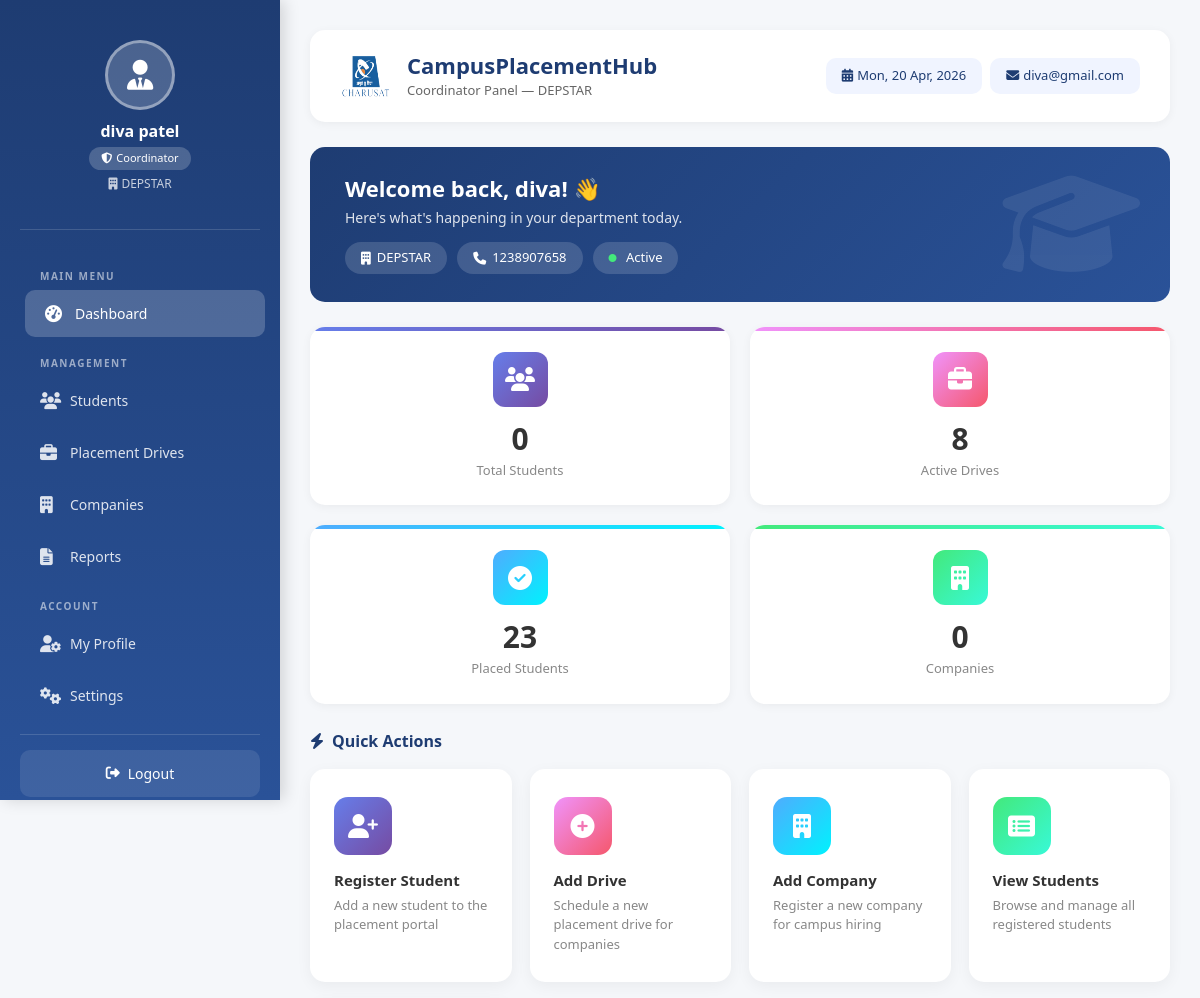
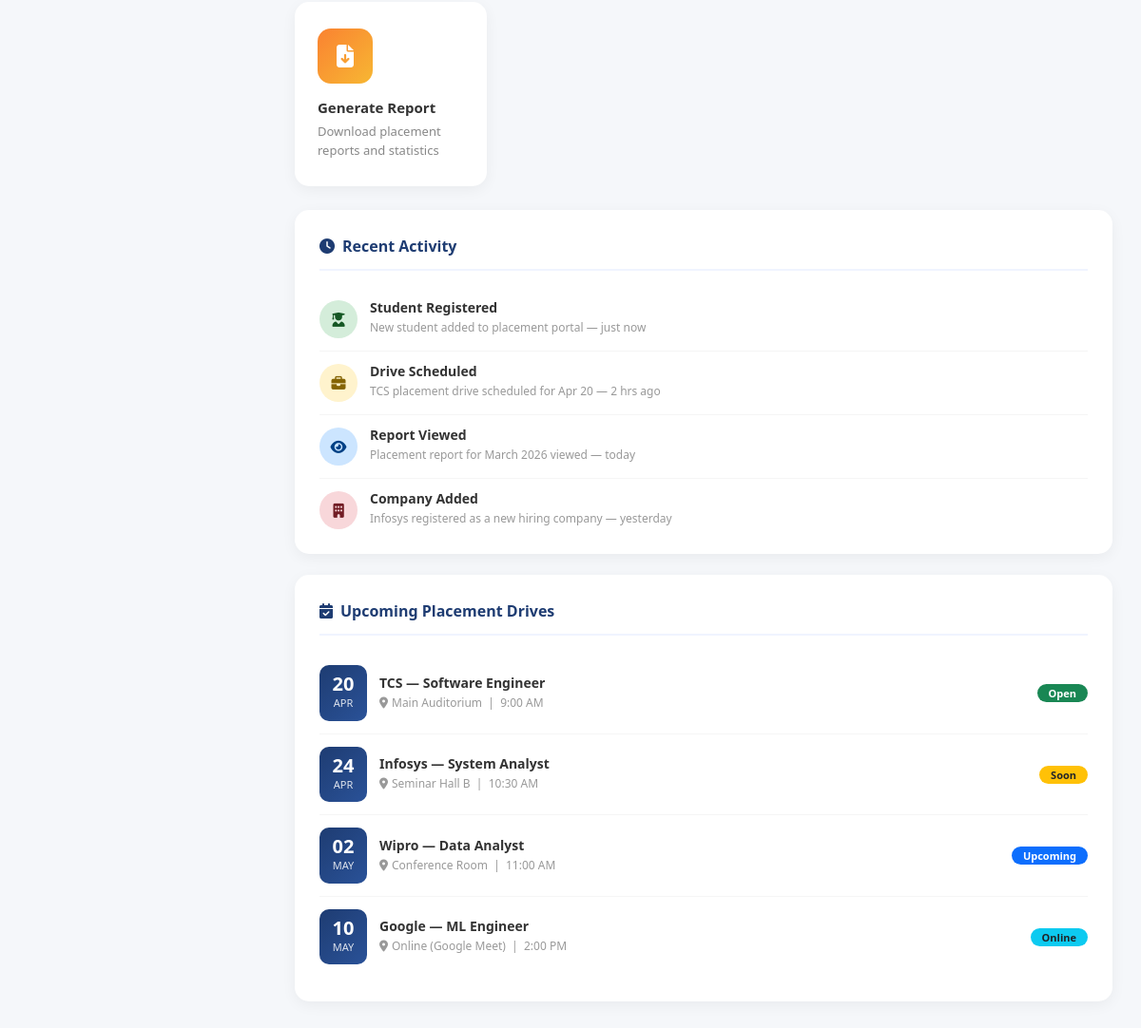
The page /coordinator_dashboard/ (signed in) on the database its author committed (2 pictures, top to bottom).
### co_ordinatorapp/models.py (models this page shows, shortened)
class Coordinator(models.Model):
    DEPARTMENT_CHOICES = [
        ('CMPICA',  'CMPICA'),
        ('CSPIT',   'CSPIT'),
        ('DEPSTAR', 'DEPSTAR'),
    ]
    user = models.OneToOneField('auth.User', on_delete=models.CASCADE, null=True, blank=True, related_name='coordinator_profile')
    first_name  = models.CharField(max_length=50)
    last_name   = models.CharField(max_length=50)
    email       = models.EmailField(max_length=150, unique=True)
    phone       = models.CharField(max_length=10)
    department  = models.CharField(max_length=50, choices=DEPARTMENT_CHOICES)
    password    = models.CharField(max_length=128)   # stored as hash
    created_at  = models.DateTimeField(auto_now_add=True)
    @property
    def full_name(self):
        return f"{self.first_name} {self.last_name}"
    class Meta:
        db_table        = 'coordinator'
        verbose_name    = 'Coordinator'
        verbose_name_plural = 'Coordinators'

### co_ordinatorapp/views.py (the view)
# urls.py: path('coordinator_dashboard/', views.coordinator_dashboard, name='coordinator_dashboard'),
def coordinator_dashboard(request):
    if 'coordinator_id' not in request.session:
        return redirect(reverse('co_ordinatorapp:coordinator_login'))
    coordinator = Coordinator.objects.get(id=request.session['coordinator_id'])
    total_students = Student.objects.filter(department=coordinator.department).count()
    active_drives = 8  # Placeholder for active placement drives
    placed_students = 23  # Placeholder for placed students
    recent_students = list(Student.objects.filter(department=coordinator.department)
                          .values('roll', 'name', 'email')[:5])
    companies = [
        {'name': 'TCS', 'date': '2024-10-10', 'status': 'active', 'students_applied': 45},
        {'name': 'Infosys', 'date': '2024-10-12', 'status': 'active', 'students_applied': 32},
        {'name': 'Wipro', 'date': '2024-10-15', 'status': 'upcoming', 'students_applied': 28},
        {'name': 'Accenture', 'date': '2024-10-08', 'status': 'overdue', 'students_applied': 19},
        {'name': 'Capgemini', 'date': '2024-10-20', 'status': 'upcoming', 'students_applied': 51},
    ]
    placed_students_detail = [
        {'student_roll': 'CMP001', 'student_name': 'John Doe', 'company': 'TCS', 'date': '2024-09-25'},
        {'student_roll': 'CMP002', 'student_name': 'Jane Smith', 'company': 'Infosys', 'date': '2024-09-28'},
        {'student_roll': 'CMP003', 'student_name': 'Bob Johnson', 'company': 'Wipro', 'date': '2024-10-01'},
    ]
    applications = [
        {'student_roll': 'CMP004', 'student_name': 'Alice Brown', 'company': 'TCS', 'status': 'pending'},
        {'student_roll': 'CMP005', 'student_name': 'Charlie Wilson', 'company': 'Infosys', 'status': 'shortlisted'},
        {'student_roll': 'CMP006', 'student_name': 'Diana Davis', 'company': 'Accenture', 'status': 'rejected'},
    ]
    context = {
        'coordinator': coordinator,
        'total_students': total_students,
        'active_drives': active_drives,
        'placed_students': placed_students,
        'recent_students': recent_students,
        'placement_rate': round((placed_students / total_students * 100), 1) if total_students > 0 else 0,
        'companies': companies,
        'placed_students_detail': placed_students_detail,
        'applications': applications,
    }
    return render(request, 'co-ordinator/coordinator_dashboard.html', context)

### templates/co-ordinator/coordinator_dashboard.html (shortened to what this page needs)
<!doctype html>
<html lang="en">
{% load static %}
<head>
    <link href="https://cdn.jsdelivr.net/npm/bootstrap@5.3.8/dist/css/bootstrap.min.css" rel="stylesheet">
    <link rel="stylesheet" href="https://cdnjs.cloudflare.com/ajax/libs/font-awesome/6.4.0/css/all.min.css">
</head>
<body>
<div class="sidebar">
    <div class="sidebar-header">
        <div class="sidebar-avatar">
            <i class="fas fa-user-tie"></i>
        </div>
        <h4>{{ coordinator.full_name }}</h4>
        <span class="role-badge"><i class="fas fa-shield-alt me-1"></i>Coordinator</span>
        <p class="dept-label"><i class="fas fa-building me-1"></i>{{ coordinator.department }}</p>
    </div>
    <ul class="sidebar-menu">
        <span class="menu-label">Main Menu</span>
        <li>
            <a href="{% url 'co_ordinatorapp:coordinator_dashboard' %}" class="active">
                <i class="fas fa-tachometer-alt"></i><span>Dashboard</span>
            </a>
        </li>
        <span class="menu-label">Management</span>
        <li>
            <a href="#">
                <i class="fas fa-users"></i><span>Students</span>
            </a>
        </li>
        <li>
            <a href="#">
                <i class="fas fa-briefcase"></i><span>Placement Drives</span>
            </a>
        </li>
        <li>
            <a href="#">
                <i class="fas fa-building"></i><span>Companies</span>
            </a>
        </li>
        <li>
            <a href="#">
                <i class="fas fa-file-alt"></i><span>Reports</span>
            </a>
        </li>
        <span class="menu-label">Account</span>
        <li>
            <a href="#">
                <i class="fas fa-user-cog"></i><span>My Profile</span>
            </a>
        </li>
        <li>
            <a href="#">
                <i class="fas fa-cogs"></i><span>Settings</span>
            </a>
        </li>
    </ul>
    <div class="sidebar-footer">
        <a href="{% url 'co_ordinatorapp:coordinator_login' %}?logout=1" class="logout-btn">
            <i class="fas fa-sign-out-alt"></i>
            <span>Logout</span>
        </a>
    </div>
</div>
<div class="main-content">
    <div class="page-header">
        <div class="page-header-left">
            <img src="{% static 'image/logo.png' %}" alt="Logo">
            <div>
                <h2>CampusPlacementHub</h2>
                <p>Coordinator Panel &mdash; {{ coordinator.department }}</p>
            </div>
        </div>
        <div class="d-flex align-items-center gap-2 flex-wrap">
            <span class="date-badge"><i class="fas fa-calendar-alt me-1"></i><span id="currentDate"></span></span>
            <span class="date-badge"><i class="fas fa-envelope me-1"></i>{{ coordinator.email }}</span>
        </div>
    </div>
    <div class="welcome-banner">
        <div>
            <h3>Welcome back, {{ coordinator.first_name }}! 👋</h3>
            <p>Here's what's happening in your department today.</p>
            <div class="info-pills">
                <span class="info-pill"><i class="fas fa-building"></i>{{ coordinator.department }}</span>
                <span class="info-pill"><i class="fas fa-phone"></i>{{ coordinator.phone }}</span>
                <span class="info-pill">
                    <i class="fas fa-circle" style="color:#43e97b;font-size:8px;"></i>&nbsp;Active
                </span>
            </div>
        </div>
        <i class="fas fa-graduation-cap banner-bg-icon"></i>
    </div>
    <div class="stats-section">
        <div class="stat-box s1">
            <div class="stat-icon s1"><i class="fas fa-users"></i></div>
            <h3>{{ total_students|default:"0" }}</h3>
            <p>Total Students</p>
        </div>
        <div class="stat-box s2">
            <div class="stat-icon s2"><i class="fas fa-briefcase"></i></div>
            <h3>{{ active_drives|default:"0" }}</h3>
            <p>Active Drives</p>
        </div>
        <div class="stat-box s3">
            <div class="stat-icon s3"><i class="fas fa-check-circle"></i></div>
            <h3>{{ placed_students|default:"0" }}</h3>
            <p>Placed Students</p>
        </div>
        <div class="stat-box s4">
            <div class="stat-icon s4"><i class="fas fa-building"></i></div>
            <h3>{{ total_companies|default:"0" }}</h3>
            <p>Companies</p>
        </div>
    </div>
    <p class="section-title"><i class="fas fa-bolt"></i>Quick Actions</p>
    <div class="dashboard-cards">
        <a href="#" class="dashboard-card">
            <div class="card-icon c1"><i class="fas fa-user-plus"></i></div>
            <h5>Register Student</h5>
            <p>Add a new student to the placement portal</p>
        </a>
        <a href="#" class="dashboard-card">
            <div class="card-icon c2"><i class="fas fa-plus-circle"></i></div>
            <h5>Add Drive</h5>
            <p>Schedule a new placement drive for companies</p>
        </a>
        <a href="#" class="dashboard-card">
            <div class="card-icon c3"><i class="fas fa-building"></i></div>
            <h5>Add Company</h5>
            <p>Register a new company for campus hiring</p>
        </a>
        <a href="#" class="dashboard-card">
            <div class="card-icon c4"><i class="fas fa-list-alt"></i></div>
            <h5>View Students</h5>
            <p>Browse and manage all registered students</p>
        </a>
        <a href="#" class="dashboard-card">
            <div class="card-icon c5"><i class="fas fa-file-download"></i></div>
            <h5>Generate Report</h5>
            <p>Download placement reports and statistics</p>
        </a>
    </div>
    <div class="bottom-grid">
        <div class="panel">
            <p class="panel-title"><i class="fas fa-clock"></i>Recent Activity</p>
            <div class="activity-item">
                <div class="activity-icon green"><i class="fas fa-user-graduate"></i></div>
                <div class="activity-content">
                    <h6>Student Registered</h6>
                    <p>New student added to placement portal &mdash; just now</p>
                </div>
            </div>
            <div class="activity-item">
                <div class="activity-icon yellow"><i class="fas fa-briefcase"></i></div>
                <div class="activity-content">
                    <h6>Drive Scheduled</h6>
                    <p>TCS placement drive scheduled for Apr 20 &mdash; 2 hrs ago</p>
                </div>
            </div>
            <div class="activity-item">
                <div class="activity-icon blue"><i class="fas fa-eye"></i></div>
                <div class="activity-content">
                    <h6>Report Viewed</h6>
                    <p>Placement report for March 2026 viewed &mdash; today</p>
                </div>
            </div>
            <div class="activity-item">
                <div class="activity-icon red"><i class="fas fa-building"></i></div>
                <div class="activity-content">
                    <h6>Company Added</h6>
                    <p>Infosys registered as a new hiring company &mdash; yesterday</p>
                </div>
            </div>
        </div>
        <div class="panel">
            <p class="panel-title"><i class="fas fa-calendar-check"></i>Upcoming Placement Drives</p>
            <div class="drive-item">
                <div class="drive-date"><div class="day">20</div><div class="month">APR</div></div>
                <div class="drive-info">
                    <h6>TCS &mdash; Software Engineer</h6>
                    <p><i class="fas fa-map-marker-alt me-1"></i>Main Auditorium &nbsp;|&nbsp; 9:00 AM</p>
                </div>
                <span class="drive-badge badge bg-success">Open</span>
            </div>
            <div class="drive-item">
                <div class="drive-date"><div class="day">24</div><div class="month">APR</div></div>
                <div class="drive-info">
                    <h6>Infosys &mdash; System Analyst</h6>
                    <p><i class="fas fa-map-marker-alt me-1"></i>Seminar Hall B &nbsp;|&nbsp; 10:30 AM</p>
                </div>
                <span class="drive-badge badge bg-warning text-dark">Soon</span>
            </div>
            <div class="drive-item">
                <div class="drive-date"><div class="day">02</div><div class="month">MAY</div></div>
                <div class="drive-info">
                    <h6>Wipro &mdash; Data Analyst</h6>
                    <p><i class="fas fa-map-marker-alt me-1"></i>Conference Room &nbsp;|&nbsp; 11:00 AM</p>
                </div>
                <span class="drive-badge badge bg-primary">Upcoming</span>
            </div>
            <div class="drive-item">
                <div class="drive-date"><div class="day">10</div><div class="month">MAY</div></div>
                <div class="drive-info">
                    <h6>Google &mdash; ML Engineer</h6>
                    <p><i class="fas fa-map-marker-alt me-1"></i>Online (Google Meet) &nbsp;|&nbsp; 2:00 PM</p>
                </div>
                <span class="drive-badge badge bg-info text-dark">Online</span>
            </div>
        </div>
    </div>
</div>
</body>
</html>

### rows shown on the page
Coordinator: full_name "diva patel", department "DEPSTAR", email "diva@gmail.com", first_name "diva", phone "1238907658"

### other values the page prints
{{ total_students|default:"0" }} "0"
{{ active_drives|default:"0" }} "8"
{{ placed_students|default:"0" }} "23"
{{ total_companies|default:"0" }} "0"
